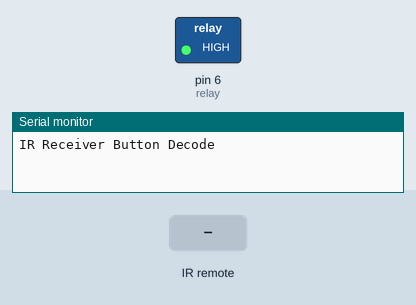
Simulated run of this sketch. Board: Arduino Uno, built with avr-gcc and run on an emulated ATmega328P. On the bench: switched loads named in the sketch (green lamp = pin HIGH), the last lines printed to the serial monitor. The test bench sets the inputs (shaded band).

Above: at 1.2 s.
1.3 s: infrared code 0xFF906F received
At 2.2 s:
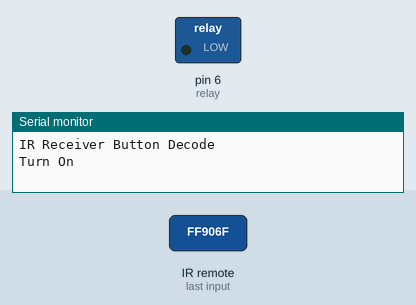
2.8 s: infrared code 0xFFA857 received
At 3.3 s:
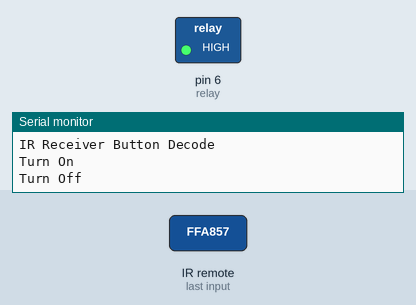
Timing chart, 0 to 5.8 s (numbered marks = the images above; inputs shaded):
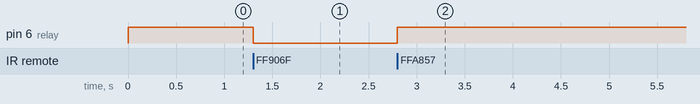

Measured:
- after the input at 1.3 s, pin 6 (relay): HIGH → LOW at once
- after the input at 2.8 s, pin 6 (relay): LOW → HIGH at once

The sketch:

Lamp_-_Relay_Switch_-_Remote_Control.ino
```cpp
#include "IRremote.h"

int receiver = 2; // Signal Pin of IR receiver to Arduino Digital Pin 11
int relay = 6;

/*-----( Declare objects )-----*/
IRrecv irrecv(receiver);     // create instance of 'irrecv'
decode_results results;      // create instance of 'decode_results'

void setup()   /*----( SETUP: RUNS ONCE )----*/
{
  pinMode(relay, OUTPUT);
  digitalWrite(relay, HIGH); // Turn light off
  Serial.begin(9600);
  Serial.println("IR Receiver Button Decode");
  irrecv.enableIRIn(); // Start the receiver

}/*--(end setup )---*/


void loop()   /*----( LOOP: RUNS CONSTANTLY )----*/
{
  if (irrecv.decode(&results)) // have we received an IR signal?
  {
    translateIR();
    irrecv.resume(); // receive the next value
  }
}/* --(end main loop )-- */

/*-----( Function )-----*/
void translateIR() // takes action based on IR code received

// describing Remote IR codes

{
  switch(results.value)
  {
  case 0xFF906F: Serial.println("Turn On");
  digitalWrite(relay, LOW); //Turn on Relay/Turn on lamp
  break;
  case 0xFFA857: Serial.println("Turn Off");
  digitalWrite(relay, HIGH);
  break;
  default:
    Serial.print("Other button, Hexadecimal value: ");
    Serial.println(results.value, HEX);
  }// End Case
  delay(500); // Do not get immediate repeat
} //END translateIR
```
